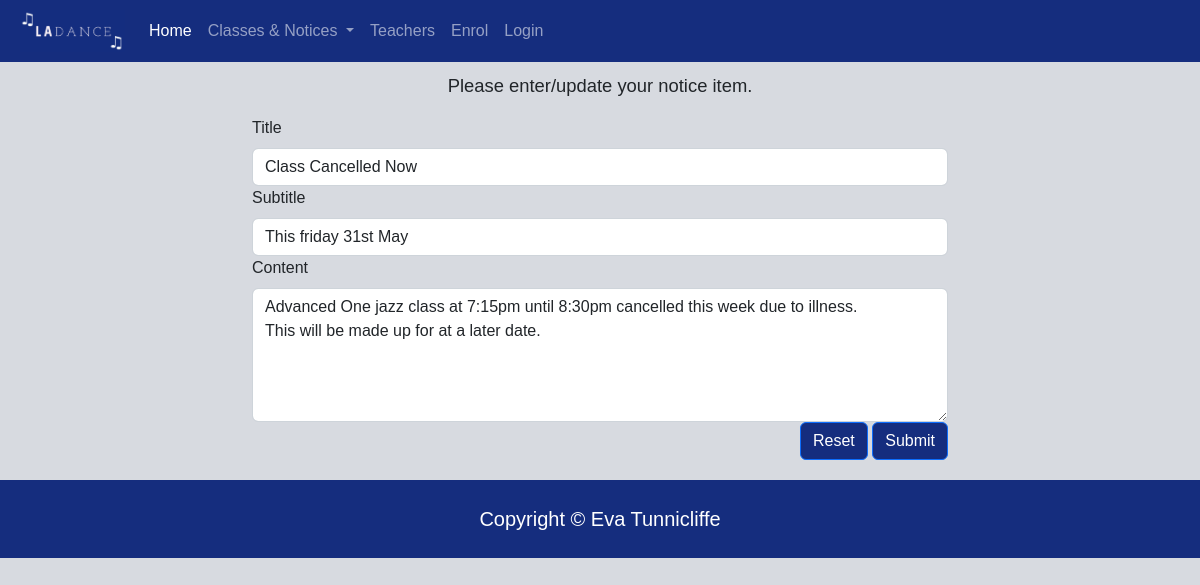
The page /news_cud?id=2&task=update on the database as committed earlier.
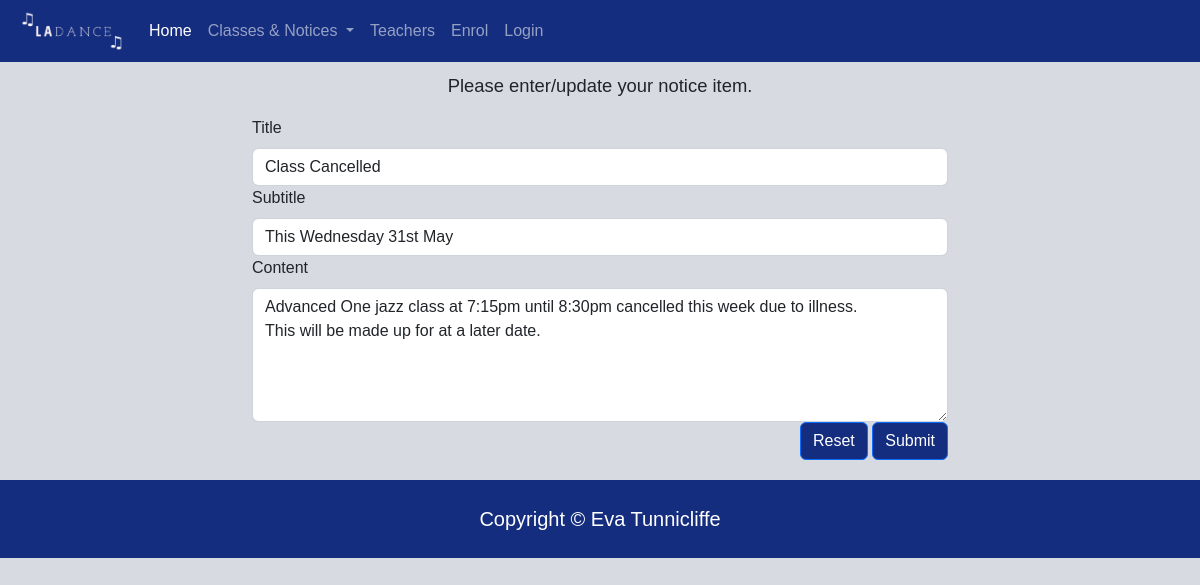
The same page on the database as committed later.
### tables this page shows
CREATE TABLE news(
    news_id integer primary key autoincrement not null,
    title text not null unique,
    subtitle text not null unique,
    content text not null unique,
    newsdate date not null ,
    member_id integer not null,
    foreign key(member_id) references member(member_id)
);

### server.py (the view, shortened to what this page needs)
@app.route('/news_cud', methods=['GET', 'POST'])
def news_cud():
    data = request.args
    print(data)
    required_keys = ['id', 'task']
    for k in required_keys:
        if k not in data.keys():
            message = " Could not get the right keys for news CUD"
            return render_template("error.html", message=message)
    if request.method == 'GET':
        if data['task'] == 'delete':
            sql = "delete from news where news_id =?"
            values_tuple = (data['id'],)
            result= run_commit_query(sql, values_tuple, db_path)
            return redirect(url_for('notices'))
        elif data['task'] == 'update':
            sql = """ select title, subtitle, content from news where news_id=?"""
            values_tuple = (data['id'],)
            result = run_search_query_tuples(sql, values_tuple, db_path, True)
            result = result[0]
            return render_template("news_cud.html",
                                   **result,
                                   id=data['id'],
                                   task=data['task'])
        elif data['task'] == 'add':
            temp = {'title' : 'Test Title' , 'subtitle' : 'Test Subtitle' , 'content' : 'Test Content'}
            return render_template("news_cud.html",
                                   id=0,
                                   task=data['task'],
                                   **temp)
        else:
            message = "Unrecognised task coming from news page"
            return render_template("error.html", message=message)

### db_functions.py (called while the page is built)
def run_search_query_tuples(sql_query, values_tuple, file_path, rowfactory=False):
    result = None
    try:
        db = sqlite3.connect(file_path)
        if rowfactory:
            db.row_factory = sqlite3.Row
        cursor = db.cursor()
        cursor.execute(sql_query, values_tuple)
        result = cursor.fetchall()
        cursor.close()
    except sqlite3.Error as error:
        print("Error running search query tuples: {}".format(error))
        return None
    db.close()
    if result is None:
        print("No search values were found")
    return result

### templates/news_cud.html (shortened to what this page needs)
{% extends "layout.html" %}
{% block content %}
<br>
    <div class="container-lg" style="width: 60%;">
        <p class="body-text">Please enter/update your notice item.</p>
        <form action="{{url_for('news_cud', id=id, task=task)}}" method="POST">
    <div>
        <label for="title" class="form-label">Title</label>
        <input type="text" class="form-control" id="title" name="title" placeholder="" value="{{title}}" required>
    </div>
    <div>
        <label for="subtitle" class="form-label" >Subtitle</label>
        <input type="text" class="form-control" id="subtitle" name="subtitle" placeholder="" value="{{subtitle}}" required>
    </div>
    <div>
        <label for="content" class="form-label" >Content</label>
        <textarea class="form-control" id="content" name="content" rows="5" required>{{content}}</textarea>
    </div>
            <div class="text-end">
                <button type="reset" class="btn btn-primary">Reset</button>
                <button type="submit" class="btn btn-primary">Submit</button>
                </div>
    </form>
    </div>
{% endblock %}

Rows that differ between the two databases and show on the page:
changed news: title "Class Cancelled Now" → "Class Cancelled"; subtitle "This friday 31st May" → "This Wednesday 31st May"
